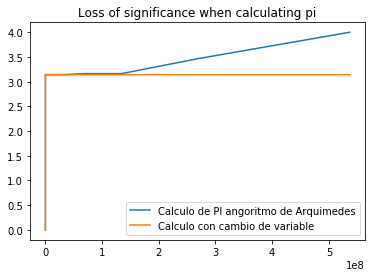

Write Python code to recreate this figure.
import numpy as np
import matplotlib.pyplot as plt 


#### Algoritmo de Arquímedes para calculo de PI ####



lista1 = [] #lista para guardar iteraciones


n = 2   #Numero de diviciones de circunferencia unitaria caso base
sn = 2  #Distancia entre extremos de subdivición, caso base


while True:
    ron = np.sqrt(1-sn**2/4) #Distancia desde el centro hasta cuerda de figura inscrita (ver figura MS)
    an = n*sn*ron/2.         #Relación entre n , sn y ron/2
    Sn = sn/ron              #Distancia entre extremos figura transcrita (ver figura A'B')
    An = n*Sn/2.
    lista1.append((n, 1-ron, sn, Sn, an, An))
    sn = np.sqrt(2-2*np.sqrt(1-sn**2/4)) #Distancia entre extremos figura inscrita (ver figura AB)
    n *= 2
    
    if An == an:    #Cuando la figura inscrita y la transcrita coinciden, termina la iteración
        break
    
an_list1a = []
an_list1e = []

for a,b,c,d,e,f in lista1:
    an_list1a.append(a)
    an_list1e.append(e)
    print a, "\t", b, "\t", c, "\t", d, "\t", e, "\t", f
    
plt.plot(an_list1a,an_list1e)   
    
#### Ahora aplicando el cambio de variable:de suma por diferencia: ####
# Mismo caso que anterior pero para calcular sn se aplica un cambio de variable
    
    
    
lista2 = []


n = 2
sn = 2


while True:
    ron = np.sqrt(1-sn**2/4)
    an = n*sn*ron/2.
    Sn = sn/ron
    An = n*Sn/2.
    lista2.append((n, 1-ron, sn, Sn, an, An))
    sn = np.sqrt(1/2.*sn**2/(1+np.sqrt(1-sn**2/4.)))
    n *= 2
    
    if An == an:
        break

an_list2a = []
an_list2e = []

for a,b,c,d,e,f in lista2:
    an_list2a.append(a)
    an_list2e.append(e)
    print a, "\t", b, "\t", c, "\t", d, "\t", e, "\t", f

    
plt.plot(an_list2a,an_list2e)   

plt.title('Loss of significance when calculating pi')

plt.legend(["Calculo de PI angoritmo de Arquimedes","Calculo con cambio de variable"])
